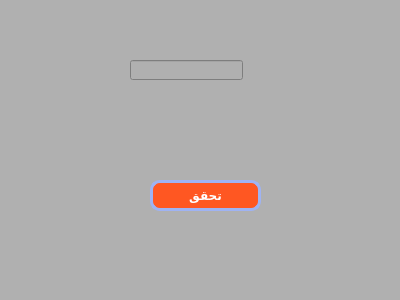
<?xml version="1.0" encoding="UTF-8"?>
<ui version="4.0">
 <class>Form</class>
 <widget class="QWidget" name="Form">
  <property name="geometry">
   <rect>
    <x>0</x>
    <y>0</y>
    <width>400</width>
    <height>300</height>
   </rect>
  </property>
  <property name="windowTitle">
   <string>Form</string>
  </property>
  <property name="styleSheet">
   <string notr="true">background-color: rgb(176, 176, 176);</string>
  </property>
  <widget class="QLineEdit" name="phone_Input">
   <property name="geometry">
    <rect>
     <x>130</x>
     <y>60</y>
     <width>113</width>
     <height>20</height>
    </rect>
   </property>
  </widget>
  <widget class="QPushButton" name="pushButton_virify">
   <property name="geometry">
    <rect>
     <x>150</x>
     <y>180</y>
     <width>111</width>
     <height>31</height>
    </rect>
   </property>
   <property name="font">
    <font>
     <weight>75</weight>
     <italic>false</italic>
     <bold>true</bold>
    </font>
   </property>
   <property name="styleSheet">
    <string notr="true">QPushButton{
background-color: rgb(255, 87, 34);
color:rgb(255, 255, 255);
padding: 3px 1px;  
border-radius: 10px;
border: 3px solid rgb(159, 179, 243);
}


QPushButton:hover{
   border-color: rgb(200, 150, 120); 
background-color: rgb(40, 167, 69);
}


</string>
   </property>
   <property name="text">
    <string>تحقق</string>
   </property>
  </widget>
 </widget>
 <resources/>
 <connections/>
</ui>
